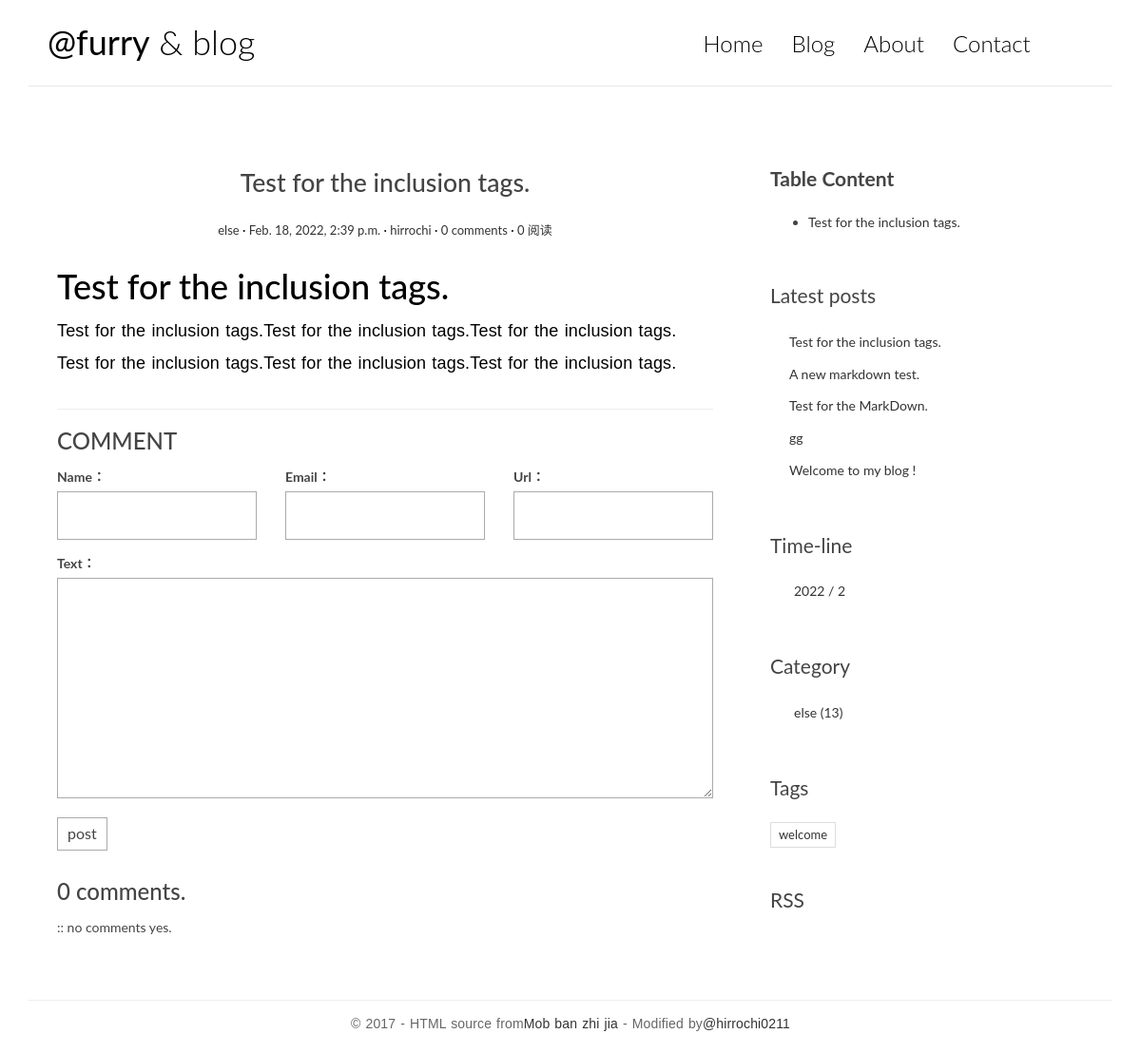
The app's page /posts/7/, older data.
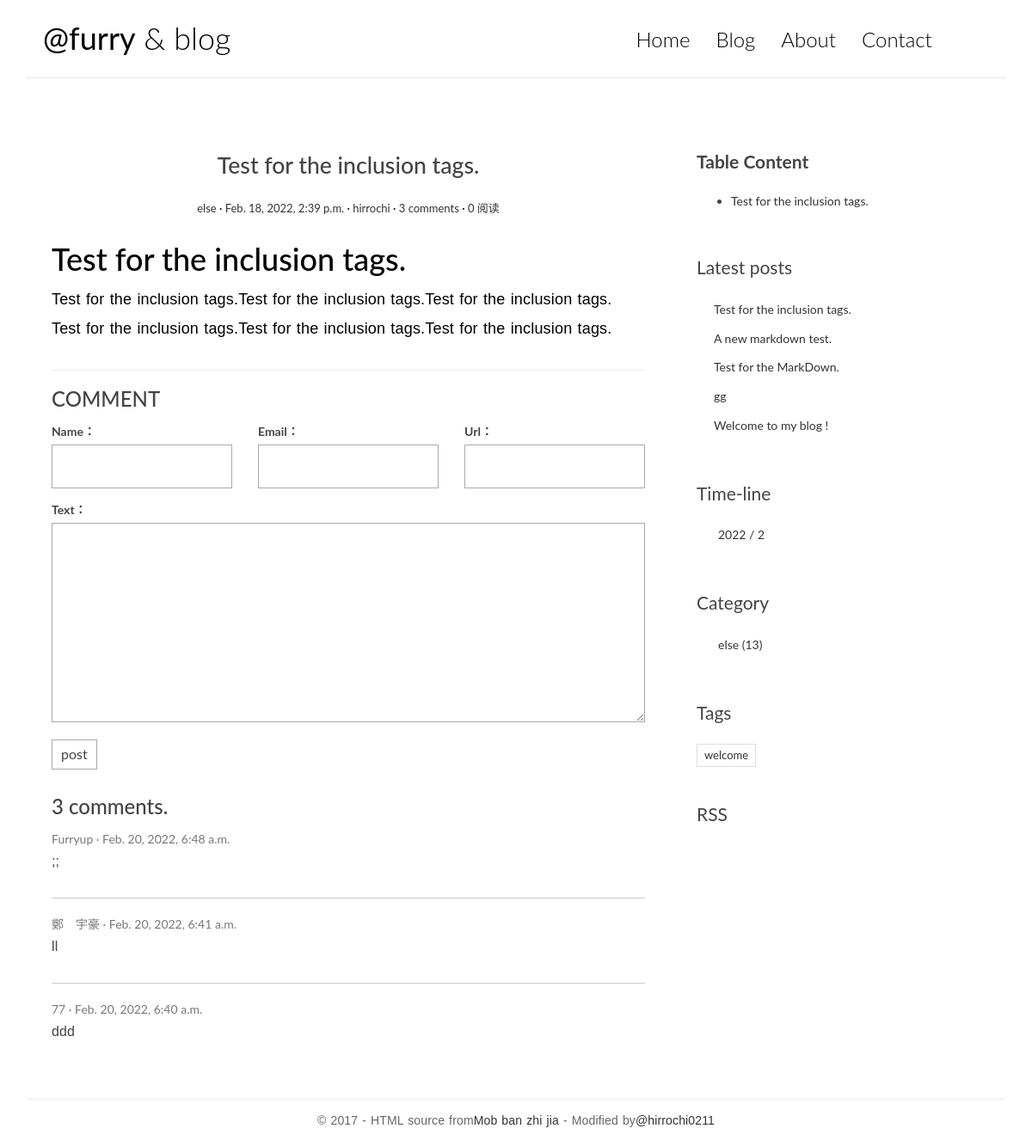
The same page, newer data.
### blog/models.py (models this page shows, shortened)
class Post(models.Model):
    title = models.CharField(max_length=30)
    body = models.TextField()
    created_time = models.DateTimeField(default=timezone.now)
    modified_time = models.DateTimeField()
    excerpt = models.CharField(max_length=200, blank=True)
    category = models.ForeignKey(Category, on_delete=models.CASCADE)
    tags = models.ManyToManyField(Tag, blank=True)
    author = models.ForeignKey(User, on_delete=models.CASCADE)
    def get_absolute_url(self):
        return reverse('blog:detail', kwargs={'pk': self.pk})
    class Meta:
        ordering = ['-created_time']

class Category(models.Model):
    name = models.CharField(max_length=25)

class Tag(models.Model):
    name = models.CharField(max_length=10)

### comments/models.py (models this page shows, shortened)
class Comment(models.Model):
    name = models.CharField(max_length=20)
    email = models.EmailField()
    url = models.URLField(blank=True)
    text = models.TextField()
    created_time = models.DateTimeField(default=timezone.now)
    post = models.ForeignKey('blog.Post', on_delete=models.CASCADE)
    class Meta:
        verbose_name = 'comments'
        verbose_name_plural = verbose_name
        ordering = ['-created_time']

### blog/views.py (the view)
# urls.py: path('posts/<int:pk>/', views.detail, name='detail'),
def detail(request, pk):
    post = get_object_or_404(Post, pk=pk)
    md = markdown.Markdown(extensions=[
        'markdown.extensions.extra',
        'markdown.extensions.codehilite',
        'markdown.extensions.toc',
    ])
    post.body = md.convert(post.body)
    m = re.search(r'<div class="toc">\s*<ul>(.*)</ul>\s*</div>', md.toc, re.S)
    post.toc = m.group(1) if m is not None else ''
    return render(request, 'blog/detail.html', context={'post': post})

### comments/forms.py
class CommentForm(forms.ModelForm):
    class Meta:
        model = Comment
        fields = ['name', 'email', 'url', 'text']

### blog/templatetags/blog_extras.py (called while the page is built)
@register.inclusion_tag('blog/inclusions/_recent_posts.html', takes_context=True)
def show_recent_posts(context, num=5):
    return {
        'recent_post_list': Post.objects.all().order_by('-created_time')[:num]
    }

@register.inclusion_tag('blog/inclusions/_archives.html', takes_context=True)
def show_archives(context):
    return {
        'date_list': Post.objects.dates('created_time', 'month', order='DESC')
    }

@register.inclusion_tag('blog/inclusions/_categories.html', takes_context=True)
def show_categories(context):
    return {
        'category_list': Category.objects.all(),
    }

@register.inclusion_tag('blog/inclusions/_tags.html', takes_context=True)
def show_tags(context):
    return {
        'tag_list': Tag.objects.all(),
    }

### comments/templatetags/comments_extras.py (called while the page is built)
@register.inclusion_tag('comments/inclusions/_form.html', takes_context=True)
def show_comment_form(context, post, form=None):
    if form is None:
        form = CommentForm()
    return {
        'form': form,
        'post': post,
    }

### templates/blog/detail.html
{% extends 'base.html' %}
{% load comments_extras %}
{% block main %}
    <article class="post post-{{ post.pk }}">
                    <header class="entry-header">
                        <h1 class="entry-title">{{ post.title }}</h1>
                        <div class="entry-meta">
                            <span class="post-category"><a href="#">{{ post.category.name }}</a></span>
                            <span class="post-date"><a href="#"><time class="entry-date"
                                                                      datetime="{{ post.created_time }}">{{ post.created_time }}</time></a></span>
                            <span class="post-author"><a href="#">{{ post.author }}</a></span>
                            <span class="comments-link"><a href="#comment-area">{{ post.comment_set.count }} comments</a></span>
                            <span class="views-count"><a href="#">0 阅读</a></span>
                        </div>
                    </header>
                    <div class="entry-content clearfix">
                        {% autoescape off %}
                        {{ post.body }}
                        {% endautoescape %}
                    </div>
                </article>
    <section class="comment-area" id="comment-area">
                    <hr>
                    <h3>COMMENT</h3>
                    {% show_comment_form post %}
                    <div class="comment-list-panel">
                        {% show_comments post %}
                    </div>
                </section>
{% endblock main %}
{% block toc %}
    {% if post.toc %}
    <div class="widget widget-content">
        <h3 class="widget-title"><strong>Table Content</strong></h3>
        <div class="toc">
            <ul>
                {{ post.toc | safe }}
            </ul>
        </div>
    </div>
    {% endif %}
{% endblock toc %}

### templates/comments/inclusions/_list.html
<h3>  <span>{{ comment_count }}</span> comments.</h3>
<ul class="comment-list list-unstyled">
  {% for comment in comment_list %}
    <li class="comment-item">
      <span class="nickname">{{ comment.name }}</span>
      <time class="submit-date" datetime="{{ comment.created_time }}">{{ comment.created_time }}</time>
      <div class="text">
        {{ comment.text|linebreaks }}
      </div>
    </li>
  {% empty %}
    :: no comments yes.
  {% endfor %}
</ul>

### templates/blog/inclusions/_recent_posts.html
<div class="widget widget-recent-posts">
  <h3 class="widget-title">Latest posts</h3>
  <ul>
    {% for post in recent_post_list %}
      <li>
        <a href="{{ post.get_absolute_url }}">{{ post.title }}</a>
      </li>
    {% empty %}
      Noting!
    {% endfor %}
  </ul>
</div>

### templates/blog/inclusions/_categories.html
<div class="widget widget-category">
  <h3 class="widget-title">Category</h3>
  <ul>
    {% for category in category_list %}
      <li>
        <a href="{% url 'blog:category' category.pk %}">{{ category.name }} <span class="post-count">(13)</span></a>
      </li>
    {% empty %}
      Nothing!
    {% endfor %}
  </ul>
</div>

### templates/blog/inclusions/_tags.html
<div class="widget widget-tag-cloud">
  <h3 class="widget-title">Tags</h3>
  <ul>
    {% for tag in tag_list %}
      <li>
        <a href="{% url 'blog:tag' tag.pk %}">{{ tag.name }}</a>
      </li>
    {% empty %}
      Nothing!
    {% endfor %}
  </ul>
</div>

Row changes from the older to the newer data that the page shows:
computed for Post "Test for the inclusion tags.": comment_set.count "0" → "3"
added Comment: name "Furryup", created_time "Feb. 20, 2022, 6:48 a.m.", text ";;"
added Comment: name "鄭 宇豪", created_time "Feb. 20, 2022, 6:41 a.m.", text "ll"
added Comment: name "77", created_time "Feb. 20, 2022, 6:40 a.m.", text "ddd"
Text that changed along with them:
{{ comment_count }}: "0" → "3"
text no longer shown: ":: no comments yes."
